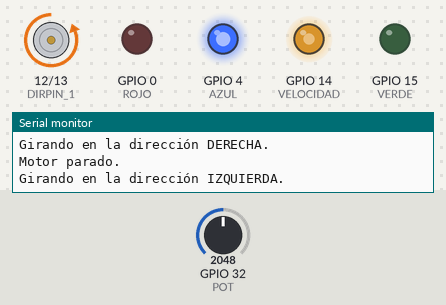
This program was run on a simulated ESP32. Parts: motor-driver pin pairs drawn as motors (green arrow = first pin HIGH = forward, orange = second pin HIGH = backward, longer = more drive), output pins drawn as LEDs (lit = HIGH), the last lines printed to the serial monitor. The inputs (shaded band) are chosen by the test bench; at power-on: GPIO 32 (POT) = 2048.

Above: at 7.8 s.
7.9 s: GPIO 32 (POT) set to 2866
At 12.8 s:
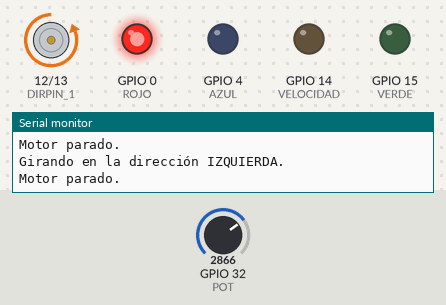
21.4 s: GPIO 32 (POT) set to 491
At 28.6 s:
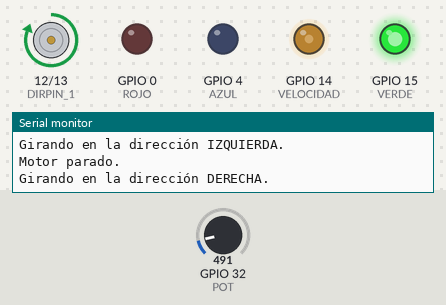
34.5 s: GPIO 32 (POT) set to 2047
At 42.9 s:
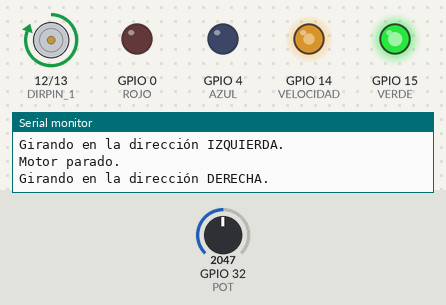
48.0 s: GPIO 32 (POT) set to 0
Timing chart, 0 to 56.8 s (numbered marks = the images above; inputs shaded):
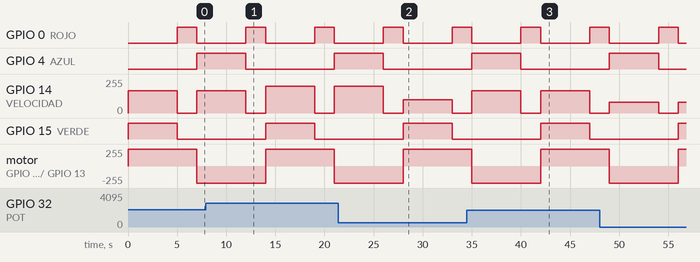

Measured:
- by itself, GPIO 0 (ROJO): alternates HIGH for 2.0 s and LOW for 5.0 s
- by itself, GPIO 14 (VELOCIDAD): alternates 167/255 for 5.0 s and 0/255 for 2.0 s

The program:

main.cpp
```cpp
#include <Arduino.h>
// https://descubrearduino.com/l293d/

#define VELOCIDAD 14
#define DIRPIN_1 12
#define DIRPIN_2 13

// Estados posibles
#define PARO 0
#define DERECHA 1
#define IZQUIERDA 2

#define POT 32

// Diodos LED
#define ROJO 0
#define VERDE 15
#define AZUL 4

void cambioEstado(int estadoNuevo);
int leerPot();

void setup()
{
  Serial.begin(115200);

  pinMode(VELOCIDAD, OUTPUT);
  pinMode(DIRPIN_1, OUTPUT);
  pinMode(DIRPIN_2, OUTPUT);

  pinMode(ROJO, OUTPUT);
  pinMode(VERDE, OUTPUT);
  pinMode(AZUL, OUTPUT);

  pinMode(POT, INPUT);
}

void loop()
{

  cambioEstado(DERECHA);
  delay(5000);

  cambioEstado(PARO);
  delay(2000);

  cambioEstado(IZQUIERDA);
  delay(5000);

  cambioEstado(PARO);
  delay(2000);
}

void cambioEstado(int estadoNuevo)
{
  switch (estadoNuevo)
  {
  case PARO:
    Serial.println("Motor parado.");
    analogWrite(VELOCIDAD, 0); // Aapagamos el motor
    digitalWrite(ROJO, HIGH);
    digitalWrite(AZUL, LOW);
    digitalWrite(VERDE, LOW);
    break;
  case IZQUIERDA:
    // digitalWrite(VELOCIDAD, HIGH); // Encendemos el motor
    Serial.println("Girando en la dirección IZQUIERDA.");
    analogWrite(VELOCIDAD, leerPot());
    digitalWrite(DIRPIN_1, 0);
    digitalWrite(DIRPIN_2, 1);

    digitalWrite(ROJO, LOW);
    digitalWrite(AZUL, HIGH);
    digitalWrite(VERDE, LOW);
    break;
  case DERECHA:
    // digitalWrite(VELOCIDAD, HIGH); // Encendemos el motor
    Serial.println("Girando en la dirección DERECHA.");
    analogWrite(VELOCIDAD, leerPot());
    digitalWrite(DIRPIN_1, 1);
    digitalWrite(DIRPIN_2, 0);

    digitalWrite(ROJO, LOW);
    digitalWrite(AZUL, LOW);
    digitalWrite(VERDE, HIGH);
    break;
  }
}

int leerPot()
{
  int valorPot = analogRead(POT);
  return map(valorPot, 0, 4096, 80, 255);
}
```
